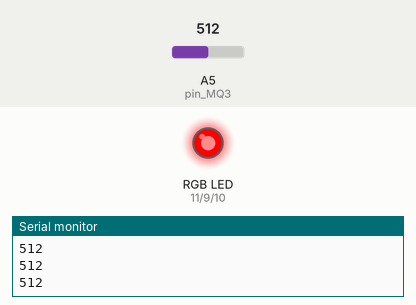
This sketch was run on a simulated Arduino Uno, built with avr-gcc and run on an emulated ATmega328P. On the bench: an RGB LED mixed from three pins (HIGH = lit), the last lines printed to the serial monitor. Inputs (shaded band) come from the test bench; at power-on: A5 (pin_MQ3) = 512.

Above: at 1.2 s.
1.3 s: A5 (pin_MQ3) set to 413
2.8 s: A5 (pin_MQ3) set to 383
At 3.4 s:
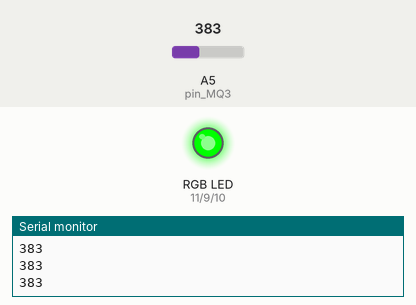
4.3 s: A5 (pin_MQ3) set to 209
5.8 s: A5 (pin_MQ3) set to 184
At 6.2 s:
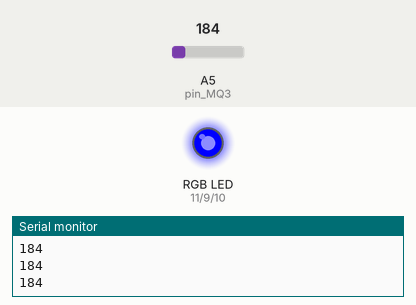
7.3 s: A5 (pin_MQ3) set to 210
At 8.5 s:
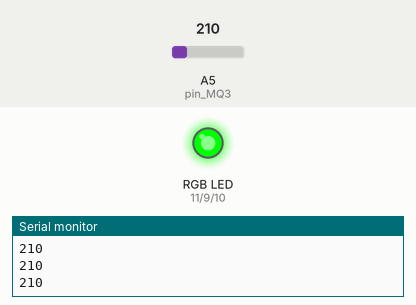
8.8 s: A5 (pin_MQ3) set to 190
At 10.1 s:
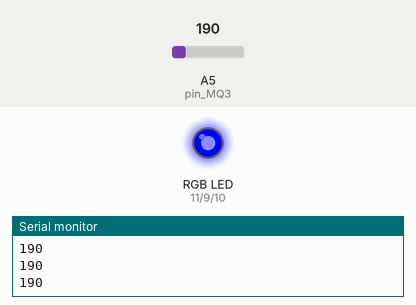
Timing chart, 0 to 11.3 s (numbered marks = the images above; inputs shaded):
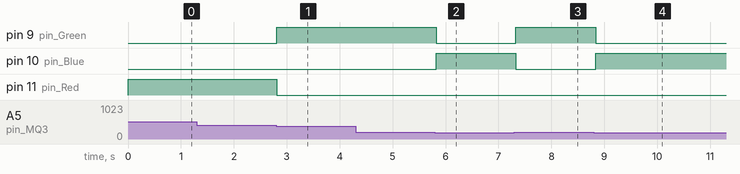

The sketch:

MQ_RGB.ino
```cpp
int pin_MQ3 = A5;
int pin_Red = 11;
int pin_Green = 9;
int pin_Blue = 10;

void setup(){
  Serial.begin(9600);
  pinMode(pin_Red,OUTPUT);
  pinMode(pin_Green,OUTPUT);
  pinMode(pin_Blue,OUTPUT);
}

void loop(){
  int val = analogRead(pin_MQ3);
  Serial.println(analogRead(pin_MQ3));
  if(val >= 400){
    analogWrite(pin_Red,255);
    analogWrite(pin_Green,0);
    analogWrite(pin_Blue,0);
  } else if (val >= 200 && val < 400){
    analogWrite(pin_Red,0);
    analogWrite(pin_Green,255);
    analogWrite(pin_Blue,0);
  }else if (val < 200 ){
    analogWrite(pin_Red,0);
    analogWrite(pin_Green,0);
    analogWrite(pin_Blue,255);
  }
  delay(100);
}
```

Measured:
- the behaviour switches between 400 and 399 on A5 (pin_MQ3) (found by bisection; images 0 and 1)
- the behaviour switches between 200 and 199 on A5 (pin_MQ3) (found by bisection; images 1 and 2)
- after the input at 2.8 s, pin 9 (pin_Green): LOW → HIGH at once; pin 11 (pin_Red): HIGH → LOW at once
- after the input at 5.8 s, pin 9 (pin_Green): HIGH → LOW at once; pin 10 (pin_Blue): LOW → HIGH at once
- after the input at 7.3 s, pin 9 (pin_Green): LOW → HIGH at once; pin 10 (pin_Blue): HIGH → LOW at once
- after the input at 8.8 s, pin 9 (pin_Green): HIGH → LOW at once; pin 10 (pin_Blue): LOW → HIGH at once
